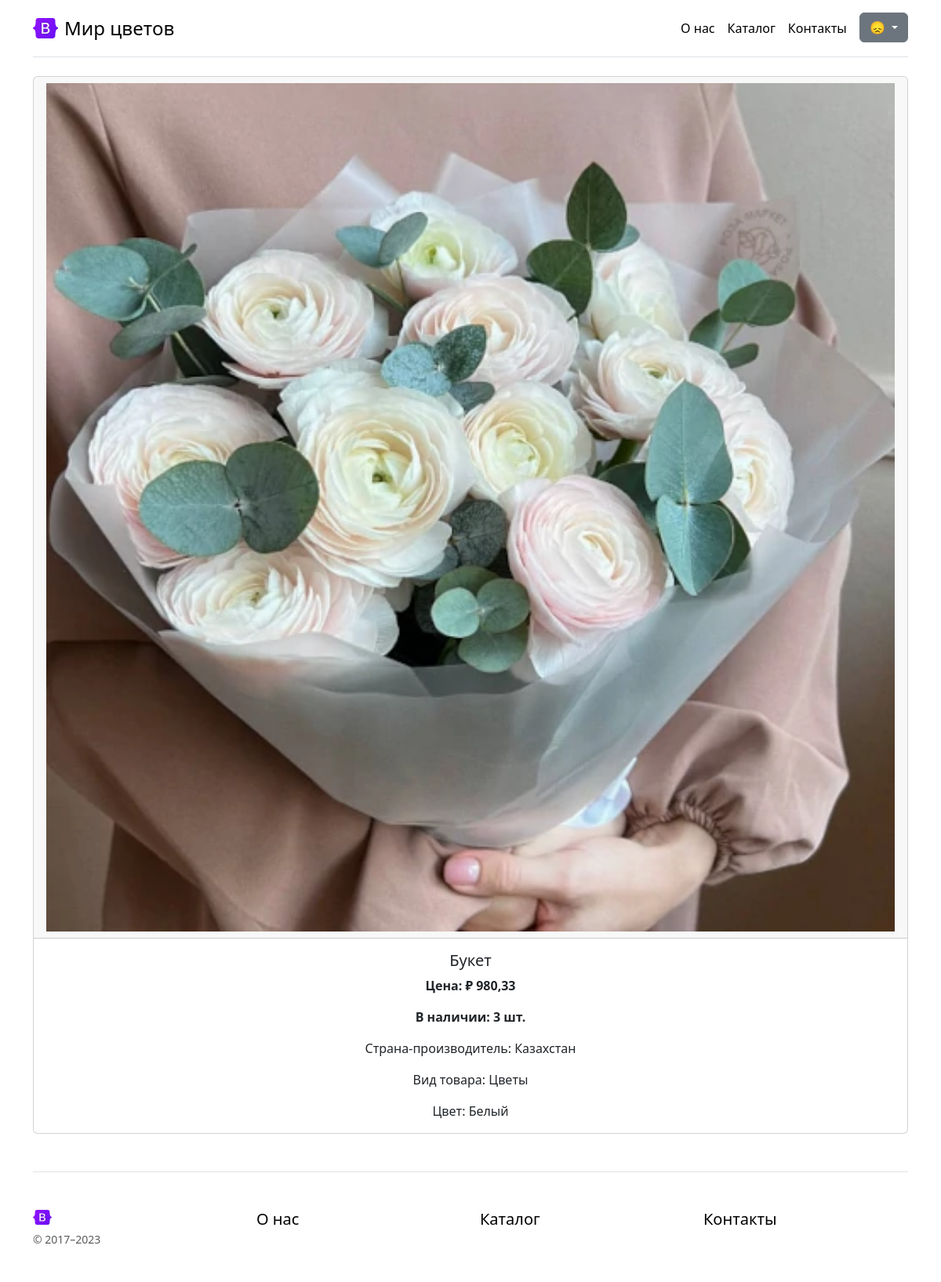
The page /goods/6/ on the database its author committed.
### goods/models.py (models this page shows, shortened)
class Goods(NameMixin, models.Model):
    objects = models.Manager() # По умолчанию. Нужен для админки.
    in_stock = GoodsManager()
    added = models.DateTimeField(auto_now_add=True,
                                 verbose_name="Дата добавления")
    photo = models.ImageField(verbose_name="Фото")
    price = models.DecimalField(max_digits=10,
                                decimal_places=2,
                                verbose_name="Цена")
    origin = models.ForeignKey(
        "Country",
        on_delete=models.CASCADE,
        verbose_name="Страна-производитель",
    )
    color = models.ForeignKey(
        "Color",
        on_delete=models.CASCADE,
        verbose_name="Цвет",
    )
    category = models.ForeignKey(
        "Category",
        on_delete=models.CASCADE,
        verbose_name="Категория / Вид товара",
    )
    stock = models.PositiveIntegerField(default=0, null=False, blank=False, verbose_name="Остаток товара")
    class Meta:
        verbose_name = "Товар"
        verbose_name_plural = "Товары"

class Country(NameMixin, models.Model):
    class Meta:
        verbose_name = "Страна"
        verbose_name_plural = "Страны"

class Category(NameMixin, models.Model):
    class Meta:
        verbose_name = "Категория/Вид товара"
        verbose_name_plural = "Категории/Виды товаров"

class Color(NameMixin, models.Model):
    class Meta:
        verbose_name = "Цвет"
        verbose_name_plural = "Цвета"

### goods/views.py (the view)
# urls.py: path("goods/<int:pk>/", GoodsDetailView.as_view(), name="goods-detail"),
class GoodsDetailView(DetailView):
    model = Goods
    def get(self, request, *args, **kwargs):
        self.object = get_object_or_404(Goods, pk=kwargs.get("pk"))
        if self.object.stock == 0 :
            raise Http404(
                ("Товар отсутствует")
            )
        assert(self.object.stock > 0)
        context = self.get_context_data(object=self.object)
        return self.render_to_response(context)

### general/models.py (called while the page is built)
    def __str__(self):
        return self.name

### goods/templates/goods/goods_detail.html (shortened to what this page needs)
{% extends 'general/parts/base.html' %}
{% block content %}
<div class="card text-center">
    <div class="card-header">
        <img class="w-100" src="{{ object.photo.url }}" alt="{{ object.name }}"/>
    </div>
    <div class="card-body">
        <h5 class="card-title">{{ object.name }}</h5>
        <p class="card-text fw-bold"><span>Цена: </span>&#8381; {{ object.price }}</p>
        <p class="card-text fw-bold"><span>В наличии: </span>{{ object.stock }} шт.</p>
        <p class="card-text"><span>Страна-производитель: </span>{{ object.origin }}</p>
        <p class="card-text"><span>Вид товара: </span>{{ object.category }}</p>
        <p class="card-text"><span>Цвет: </span>{{ object.color }}</p>
    </div>
</div>
{% endblock %}

### general/static/general/css/sign-in.css (style rules this page uses)
html, body { height: 100%; }

### rows shown on the page
Goods: photo (picture), name "Букет", price "980,33", stock "3", origin "Казахстан", category "Цветы", color "Белый"
